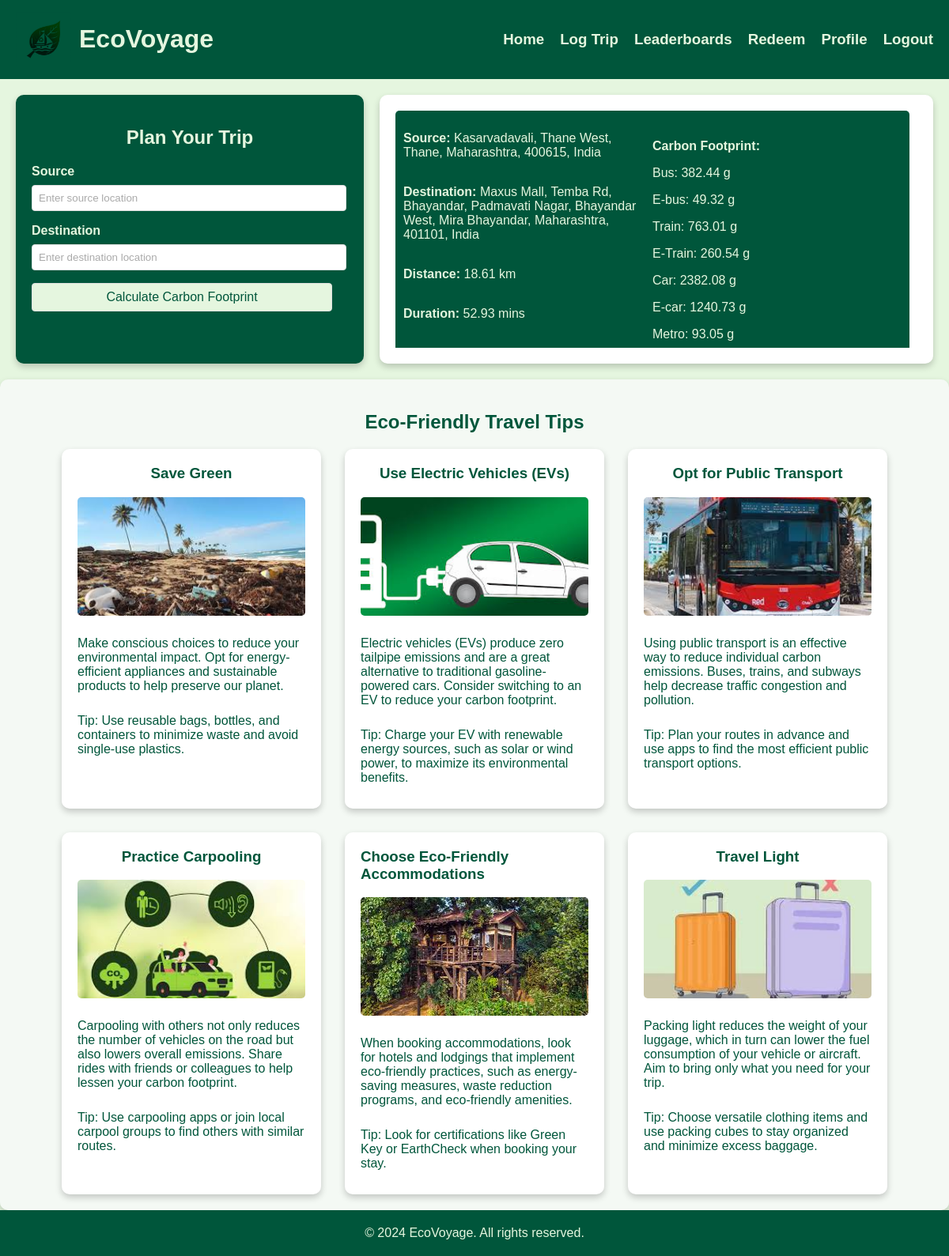
Page /mappage/ (signed in) on the committed database.
### mainapp/models.py (models this page shows, shortened)
class Chat(models.Model):
    user = models.ForeignKey(User, on_delete=models.CASCADE)  # Link to the user
    source_lat = models.FloatField()
    source_lng = models.FloatField()
    dest_lat = models.FloatField()
    dest_lng = models.FloatField()
    source_address = models.CharField(max_length=255)
    destination_address = models.CharField(max_length=255)
    search_date = models.DateField()
    search_time = models.TimeField()
    distance = models.FloatField()
    duration = models.FloatField()
    carbon_footprint = models.JSONField()  # Store carbon footprint data in JSON format

### mainapp/views.py (the view, shortened to what this page needs)
# urls.py: path('mappage/', mviews.mappage, name='mappage'),
@csrf_exempt
@login_required(login_url='/login/')
def mappage(request):
    user = request.user
    chats = Chat.objects.filter(user=user).order_by('-search_date', '-search_time')[:5]
    return render(request, 'mainapp/mappage.html', {'chats': chats})

### templates/mainapp/mappage.html (shortened to what this page needs)
{% extends 'mainapp/base.html' %}
{% load static %}
{% block extra_head %}
    <link rel="stylesheet" href="{% static 'css/homepage.css' %}">
{% endblock %}
{% block content %}
<div id="row">
    <div class="form-container">
        <h2>Plan Your Trip</h2>
        <form id="trip-form" action="{% url 'mappage' %}" method="post">
            <label for="source">Source</label>
            <input type="text" id="source-input" name="source-add" placeholder="Enter source location" required />
            <label for="destination">Destination</label>
            <input type="text" id="destination-input" name="destination-add" placeholder="Enter destination location" required />
            <button type="submit" id="calculate-button">Calculate Carbon Footprint</button>
        </form>
    </div>
    <div class="chats">
        <div class="chat-entries">
            {% if chats %}
                {% for chat in chats %}
                <div class="chat-entry">
                    <div class="chat-row">
                        <div class="chat-column">
                            <p><strong>Source:</strong> {{ chat.source_address }}</p>
                            <p><strong>Destination:</strong> {{ chat.destination_address }}</p>
                            <p><strong>Distance:</strong> {{ chat.distance }} km</p>
                            <p><strong>Duration:</strong> {{ chat.duration }} mins</p>
                            <p><strong>Date:</strong> {{ chat.search_date }}</p>
                        </div>
                        <div class="chat-column">
                            <div class="carbon-footprint">
                                <p><strong>Carbon Footprint:</strong></p>
                                {% for mode, footprint in chat.carbon_footprint.items %}
                                    <p>{{ mode }}: {{ footprint }} g</p>
                                {% endfor %}
                            </div>
                        </div>
                    </div>
                </div>
                {% endfor %}
            {% else %}
                <p>No records found.</p>
            {% endif %}
        </div>
    </div>
</div>
<section id="eco-tips" class="eco-tips">
    <h2>Eco-Friendly Travel Tips</h2>
    <div class="tips-container">
        <div class="tip">
            <h3>Save Green</h3>
            <img src="{% static 'images/save-green.jpeg' %}" alt="Save Green">
            <p>Make conscious choices to reduce your environmental impact. Opt for energy-efficient appliances and sustainable products to help preserve our planet.</p>
            <p>Tip: Use reusable bags, bottles, and containers to minimize waste and avoid single-use plastics.</p>
        </div>
        <div class="tip">
            <h3>Use Electric Vehicles (EVs)</h3>
            <img src="{% static 'images/electric-vehicle.jpeg' %}" alt="Electric Vehicles">
            <p>Electric vehicles (EVs) produce zero tailpipe emissions and are a great alternative to traditional gasoline-powered cars. Consider switching to an EV to reduce your carbon footprint.</p>
            <p>Tip: Charge your EV with renewable energy sources, such as solar or wind power, to maximize its environmental benefits.</p>
        </div>
        <div class="tip">
            <h3>Opt for Public Transport</h3>
            <img src="{% static 'images/public-transport.jpeg' %}" alt="Public Transport">
            <p>Using public transport is an effective way to reduce individual carbon emissions. Buses, trains, and subways help decrease traffic congestion and pollution.</p>
            <p>Tip: Plan your routes in advance and use apps to find the most efficient public transport options.</p>
        </div>
        <div class="tip">
            <h3>Practice Carpooling</h3>
            <img src="{% static 'images/car-pooling.jpeg' %}" alt="Carpooling">
            <p>Carpooling with others not only reduces the number of vehicles on the road but also lowers overall emissions. Share rides with friends or colleagues to help lessen your carbon footprint.</p>
            <p>Tip: Use carpooling apps or join local carpool groups to find others with similar routes.</p>
        </div>
        <div class="tip">
            <h3>Choose Eco-Friendly Accommodations</h3>
            <img src="{% static 'images/eco-accomodate.jpeg' %}" alt="Eco-Friendly Accommodations">
            <p>When booking accommodations, look for hotels and lodgings that implement eco-friendly practices, such as energy-saving measures, waste reduction programs, and eco-friendly amenities.</p>
            <p>Tip: Look for certifications like Green Key or EarthCheck when booking your stay.</p>
        </div>
        <div class="tip">
            <h3>Travel Light</h3>
            <img src="{% static 'images/travel-light.jpeg' %}" alt="Travel Light">
            <p>Packing light reduces the weight of your luggage, which in turn can lower the fuel consumption of your vehicle or aircraft. Aim to bring only what you need for your trip.</p>
            <p>Tip: Choose versatile clothing items and use packing cubes to stay organized and minimize excess baggage.</p>
        </div>
    </div>
</section>
{% endblock %}

### static/css/landingpage.css (style rules this page uses)
body { font-family: Arial, sans-serif; margin: 0; padding: 0; display: flex; flex-direction: column; height: 100vh; justify-content: space-between; background-color: #E5F6DF; }

### static/css/homepage.css (style rules this page uses)
body { font-family: Arial, sans-serif; margin: 0; padding: 0; display: flex; flex-direction: column; height: 100vh; justify-content: space-between; background-color: #E5F6DF; }
#row { display: flex; justify-content: flex-start; align-items: flex-start; gap: 20px; padding: 20px; }
.form-container { background-color: #00563B; padding: 20px; border-radius: 10px; max-width: 400px; height: 300px; box-shadow: 0 4px 8px rgba(0, 0, 0, 0.2); color: #E5F6DF; position: relative; flex-shrink: 0; }
.chats { background-color: #fff; padding: 20px; border-radius: 10px; box-shadow: 0 4px 8px rgba(0, 0, 0, 0.2); color: #00563B; font-size: 16px; flex-grow: 1; min-width: 0; height: 300px; display: flex; flex-direction: column; }
.chat-entries { overflow-y: auto; height: 100%; padding-right: 10px; }
.chat-entry { background-color: #00563B; color: #E5F6DF; padding: 10px; border-radius: 5px; margin-bottom: 15px; }
.chat-row { display: flex; justify-content: space-between; align-items: flex-start; }
.chat-column { display: flex; flex-direction: column; flex: 1; }
.carbon-footprint { margin-top: 10px; }
.form-container h2 { text-align: center; color: #E5F6DF; margin-bottom: 20px; }
.form-container label { display: block; margin-bottom: 8px; color: #E5F6DF; font-weight: bold; }
.form-container input, .form-container select, .form-container button { width: calc(100% - 20px); padding: 8px; margin-bottom: 16px; border: 1px solid #ddd; border-radius: 4px; background-color: #fff; transition: all 0.3s ease; }
.form-container input::placeholder, .form-container select { color: #aaa; }
.form-container button { background-color: #E5F6DF; color: #00563B; font-size: 16px; cursor: pointer; }
#eco-tips { padding: 20px; background-color: #f4f9f4; border-radius: 10px; box-shadow: 0 4px 8px rgba(0, 0, 0, 0.2); }
#eco-tips h2 { text-align: center; color: #00563B; margin-bottom: 20px; }
.tips-container { display: flex; flex-wrap: wrap; gap: 30px; justify-content: center; }
.tip { background-color: #fff; color: #00563B; padding: 20px; border-radius: 10px; box-shadow: 0 4px 8px rgba(0, 0, 0, 0.2); width: calc(30% - 20px); box-sizing: border-box; transition: all 0.3s ease; display: flex; flex-direction: column; align-items: center; }
.tip img { width: 100%; height: 150px; object-fit: cover; border-radius: 5px; margin-bottom: 10px; }
.tip h3 { margin-top: 0; color: #00563B; }
.tip p { margin-bottom: 10px; }

### rows in the picture
Chat: source_address "Kasarvadavali, Thane West, Thane, Maharashtra, 400615, India", destination_address "Maxus Mall, Temba Rd, Bhayandar, Padmavati Nagar, Bhayandar West, Mira Bhayandar, Maharashtra, 401101, India", distance "18.61", duration "52.93", carbon_footprint "Bus" "E-bus" "Train" "E-Train" "Car" "E-car" "Metro", carbon_footprint "382.44" "49.32" "763.01" "260.54" "2382.08" "1240.73" "93.05"
